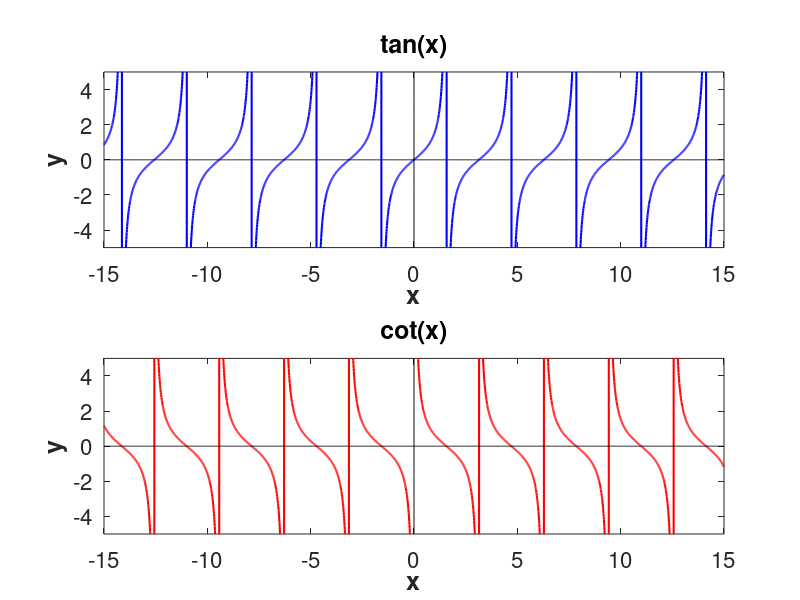

Source code (MATLAB):
clear all; clc; close all; 

set(0,'defaultaxesfontsize',16);

x=-15:0.01:15;
y=-5:0.1:5;

y1=tan(x);
y2=cot(x);

figure(1)
subplot(2,1,1)
plot(x,y1,'b-','linewidth',1.5)
hold on
plot(x,zeros(size(x)),'k-','linewidth',0.2)
plot(zeros(size(y)),y,'k-','linewidth',0.2)
hold off
ylim([-5 5])
xlabel('x','FontSize',18,'FontWeight','bold')
ylabel('y','FontSize',18,'FontWeight','bold')
title('tan(x)','FontSize',18,'FontWeight','bold')

subplot(2,1,2)
plot(x,y2,'r-','linewidth',1.5)
hold on
plot(x,zeros(size(x)),'k-','linewidth',0.2)
plot(zeros(size(y)),y,'k-','linewidth',0.2)
hold off
ylim([-5 5])
xlabel('x','FontSize',18,'FontWeight','bold')
ylabel('y','FontSize',18,'FontWeight','bold')
title('cot(x)','FontSize',18,'FontWeight','bold')
